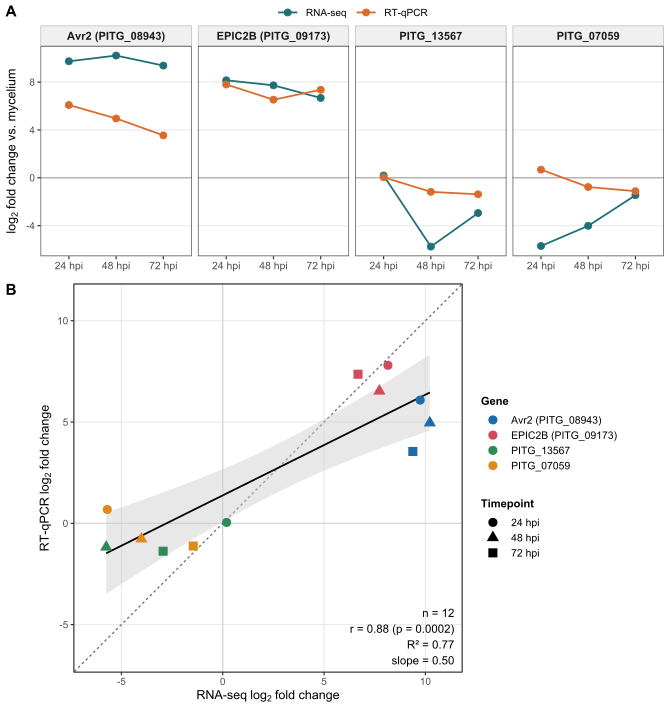

Write R code to recreate this figure.
#!/usr/bin/env Rscript
# ---------------------------------------------------------------------------
# RT-qPCR validation of the PiNSL-19 RNA-seq.
#
# Compares log2 fold change (infection timepoint vs. in vitro mycelium)
# measured by RT-qPCR (2^-DDCt method, log2FC = -DDCt) with the value from the
# RNA-seq of the same experiment, for four genes at 24, 48 and 72 hpi.
#
# Input : qPCR_vs_RNAseq.csv   (see README.md for the provenance of each column)
# Output: qPCR_vs_RNAseq.pdf, qPCR_vs_RNAseq.png, qPCR_vs_RNAseq_stats.txt
#
# Rscript qPCR_vs_RNAseq.R
# ---------------------------------------------------------------------------

suppressPackageStartupMessages({
  library(ggplot2)
  library(cowplot)
})

here <- tryCatch({
  a <- commandArgs(trailingOnly = FALSE)
  f <- sub("^--file=", "", a[grep("^--file=", a)])
  if (length(f)) dirname(normalizePath(f)) else getwd()
}, error = function(e) getwd())
setwd(here)

d <- read.csv("qPCR_vs_RNAseq.csv", stringsAsFactors = FALSE)

GENE_ORDER <- c("Avr2 (PITG_08943)", "EPIC2B (PITG_09173)",
                "PITG_13567", "PITG_07059")
d$gene_label <- factor(d$gene_label, levels = GENE_ORDER)
d$timepoint  <- factor(d$timepoint_hpi, levels = c(24, 48, 72),
                       labels = c("24 hpi", "48 hpi", "72 hpi"))

PAL_GENE   <- c("Avr2 (PITG_08943)"   = "#1b6ca8",
                "EPIC2B (PITG_09173)" = "#d1495b",
                "PITG_13567"          = "#2e8b57",
                "PITG_07059"          = "#e08a1e")
PAL_METHOD <- c("RNA-seq" = "#1f6f78", "RT-qPCR" = "#d96c2c")

# ------------------------------- statistics --------------------------------
x <- d$rnaseq_log2FC          # RNA-seq, the measurement being validated
y <- d$qpcr_log2FC            # RT-qPCR, the independent measurement

fit  <- lm(y ~ x)
ct   <- cor.test(x, y, method = "pearson")
sp   <- suppressWarnings(cor.test(x, y, method = "spearman"))
n    <- length(x)
r    <- unname(ct$estimate)
r2   <- summary(fit)$r.squared
b    <- unname(coef(fit)[2]); a0 <- unname(coef(fit)[1])
pval <- ct$p.value
same <- sum(sign(x) == sign(y))

# Lin's concordance correlation coefficient
ccc <- 2 * cov(x, y) * (n - 1) / n /
       (var(x) * (n - 1) / n + var(y) * (n - 1) / n + (mean(x) - mean(y))^2)

fmt_p <- function(p) if (p < 1e-4) sprintf("%.1e", p) else sprintf("%.4f", p)

out <- c(
  "RT-qPCR vs RNA-seq log2 fold change (infection vs. in vitro mycelium)",
  "----------------------------------------------------------------------",
  sprintf("genes          : %s", paste(levels(d$gene_label), collapse = ", ")),
  sprintf("timepoints     : 24, 48, 72 hpi"),
  sprintf("observations   : n = %d", n),
  "",
  sprintf("Pearson r      : %.3f  (95%% CI %.3f to %.3f, p = %s)",
          r, ct$conf.int[1], ct$conf.int[2], fmt_p(pval)),
  sprintf("R-squared      : %.3f", r2),
  sprintf("Spearman rho   : %.3f  (p = %s)", unname(sp$estimate), fmt_p(sp$p.value)),
  sprintf("Lin's CCC      : %.3f", ccc),
  sprintf("OLS qPCR ~ seq : slope = %.3f (SE %.3f), intercept = %.3f (SE %.3f)",
          b, summary(fit)$coefficients[2, 2], a0, summary(fit)$coefficients[1, 2]),
  sprintf("same direction : %d of %d observations", same, n),
  "",
  "Per-observation values",
  "----------------------"
)
tab <- d[order(d$gene_label, d$timepoint_hpi),
         c("gene", "timepoint_hpi", "qpcr_log2FC", "rnaseq_log2FC", "rnaseq_p")]
writeLines(out)
print(tab, row.names = FALSE)
con <- file("qPCR_vs_RNAseq_stats.txt", "w")
writeLines(out, con)
capture.output(print(tab, row.names = FALSE), file = con)
close(con)

# ------------------------------- panel A -----------------------------------
# Per-gene temporal profile, the two methods side by side.
long <- rbind(
  data.frame(gene_label = d$gene_label, timepoint = d$timepoint,
             method = "RNA-seq", log2FC = d$rnaseq_log2FC),
  data.frame(gene_label = d$gene_label, timepoint = d$timepoint,
             method = "RT-qPCR", log2FC = d$qpcr_log2FC)
)
long$method <- factor(long$method, levels = names(PAL_METHOD))

pA <- ggplot(long, aes(timepoint, log2FC, colour = method, group = method)) +
  geom_hline(yintercept = 0, linewidth = 0.3, colour = "grey55") +
  geom_line(linewidth = 0.6) +
  geom_point(size = 2.1) +
  facet_wrap(~ gene_label, nrow = 1) +
  scale_colour_manual(values = PAL_METHOD, name = NULL) +
  scale_y_continuous(breaks = seq(-8, 12, 4)) +
  labs(x = NULL, y = expression(log[2]~"fold change vs. mycelium")) +
  theme_bw(base_size = 9) +
  theme(
    panel.grid.minor = element_blank(),
    panel.grid.major.x = element_blank(),
    strip.background = element_rect(fill = "grey94", colour = "grey70"),
    strip.text = element_text(size = 8, face = "bold"),
    legend.position = "top",
    legend.margin = margin(b = -4),
    legend.key.height = unit(9, "pt"),
    axis.text.x = element_text(size = 7.5)
  )

# ------------------------------- panel B -----------------------------------
lim <- range(c(x, y)); pad <- diff(lim) * 0.10
lim <- c(lim[1] - pad, lim[2] + pad)

lab <- sprintf("n = %d\nr = %.2f (p = %s)\nR² = %.2f\nslope = %.2f",
               n, r, fmt_p(pval), r2, b)

pB <- ggplot(d, aes(rnaseq_log2FC, qpcr_log2FC)) +
  geom_hline(yintercept = 0, linewidth = 0.3, colour = "grey80") +
  geom_vline(xintercept = 0, linewidth = 0.3, colour = "grey80") +
  geom_abline(slope = 1, intercept = 0, linetype = "22",
              linewidth = 0.45, colour = "grey45") +
  geom_smooth(method = "lm", formula = y ~ x, se = TRUE, level = 0.95,
              colour = "black", fill = "grey80", alpha = 0.45,
              linewidth = 0.6) +
  geom_point(aes(colour = gene_label, shape = timepoint),
             size = 2.6, stroke = 0.7) +
  annotate("text", x = lim[2] - diff(lim) * 0.02, y = lim[1] + diff(lim) * 0.02,
           hjust = 1, vjust = 0, label = lab, size = 2.9, lineheight = 1.15) +
  scale_colour_manual(values = PAL_GENE, name = "Gene") +
  scale_shape_manual(values = c(16, 17, 15), name = "Timepoint") +
  coord_fixed(xlim = lim, ylim = lim, expand = FALSE) +
  labs(x = expression("RNA-seq"~log[2]~"fold change"),
       y = expression("RT-qPCR"~log[2]~"fold change")) +
  guides(colour = guide_legend(order = 1, override.aes = list(shape = 16)),
         shape  = guide_legend(order = 2)) +
  theme_bw(base_size = 9) +
  theme(
    panel.grid.minor = element_blank(),
    legend.key.height = unit(11, "pt"),
    legend.title = element_text(size = 8, face = "bold"),
    legend.text = element_text(size = 7.5),
    plot.margin = margin(4, 4, 4, 4)
  )

# ------------------------------- compose -----------------------------------
fig <- plot_grid(pA, pB, ncol = 1, rel_heights = c(1, 1.55),
                 labels = c("A", "B"), label_size = 11,
                 label_fontface = "bold", align = "none")

W <- 6.7; H <- 7.1
ggsave("qPCR_vs_RNAseq.pdf", fig, width = W, height = H, device = cairo_pdf)
ggsave("qPCR_vs_RNAseq.png", fig, width = W, height = H, dpi = 400, bg = "white")
cat("\nwrote qPCR_vs_RNAseq.pdf, qPCR_vs_RNAseq.png, qPCR_vs_RNAseq_stats.txt\n")
